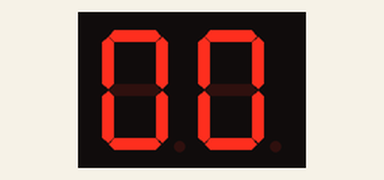
A sketch run on a simulated Arduino Mega 2560, built with avr-gcc and run on an emulated ATmega2560. On the bench: 2-digit seven-segment display. Wiring (inferred from the names in the program): 2-digit 7-segment display, segments lit when LOW: segments pin 30, pin 24, pin 25, pin 27, pin 26, pin 31, pin 28, pin 29; digit selects pin 32, pin 23. The segment pins are drawn as the display they are named for.

Above: at 0.1 s.
At 4.1 s:
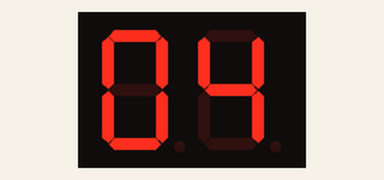
At 9.1 s:
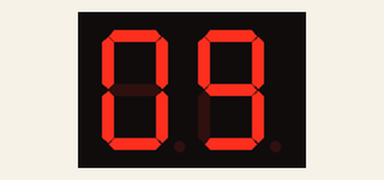
At 19.1 s:
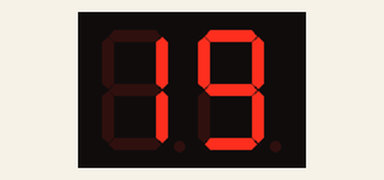
At 29.1 s:
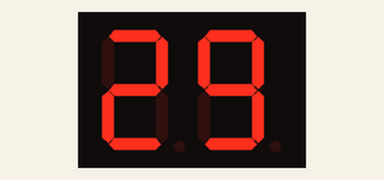
At 38.2 s:
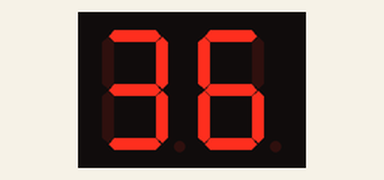

Measured:
- what the display in image 0 shows lasts 1.0 s, from 0.1 s to 1.1 s

The sketch:

fndControl.ino
```cpp
#define FND_HIGH 0
#define FND_LOW 1
#define FND_POWER_ON 1
#define FND_POWER_OFF 0

int g_FndPin[8]={30, 24, 25, 27, 26, 31, 28, 29};// a, b, c, d, e, f, g, dp
int g_Fnd[10][8]=
{
    {FND_HIGH, FND_HIGH, FND_HIGH, FND_HIGH, FND_HIGH, FND_HIGH, FND_LOW, FND_LOW},// 0
    {FND_LOW, FND_HIGH, FND_HIGH, FND_LOW, FND_LOW, FND_LOW, FND_LOW, FND_LOW},// 1
    {FND_HIGH, FND_HIGH, FND_LOW, FND_HIGH, FND_HIGH, FND_LOW, FND_HIGH, FND_LOW},// 2
    {FND_HIGH, FND_HIGH, FND_HIGH, FND_HIGH, FND_LOW, FND_LOW, FND_HIGH, FND_LOW},// 3
    {FND_LOW, FND_HIGH, FND_HIGH, FND_LOW, FND_LOW, FND_HIGH, FND_HIGH, FND_LOW},// 4,
    {FND_HIGH, FND_LOW, FND_HIGH, FND_HIGH, FND_LOW, FND_HIGH, FND_HIGH, FND_LOW},// 5
    {FND_HIGH, FND_LOW, FND_HIGH, FND_HIGH, FND_HIGH, FND_HIGH, FND_HIGH, FND_LOW},// 6
    {FND_HIGH, FND_HIGH, FND_HIGH, FND_LOW, FND_LOW, FND_HIGH, FND_LOW, FND_LOW},// 7
    {FND_HIGH, FND_LOW, FND_HIGH, FND_HIGH, FND_HIGH ,FND_HIGH, FND_HIGH, FND_LOW},// 8
    {FND_HIGH, FND_HIGH, FND_HIGH, FND_HIGH, FND_LOW, FND_HIGH, FND_HIGH, FND_LOW}// 9
};
 int g_i, g_Num=0;
int g_FndPower[2]={32, 23};

unsigned long g_Time, g_Digit_10Time=0, g_Digit_1Time=0, g_CountTime=0;

void setup() {

    for(g_i=0; g_i<8; g_i++)
    {
        pinMode(g_FndPin[g_i], OUTPUT);
    }

    for(g_i=0; g_i<2; g_i++)
    {
        pinMode(g_FndPower[g_i], OUTPUT);
    }

    Serial.begin(9600);
}

void loop() {
  // put your main code here, to run repeatedly:

    g_Time=millis();

    if(g_Num>=100)
    {
        g_Num=0;
    }

    DisplayFnd(g_Num, g_FndPower, g_Fnd, g_FndPin, g_Time, &g_Digit_10Time, &g_Digit_1Time);

   if( g_Time-g_CountTime>1000)
   {
      g_CountTime=g_Time;
      //Serial.println(g_Num);
      g_Num++;
   }
}
```

Fnd.ino
```cpp
void DisplayFnd(int Num, int *FndPower, int FndFont[][8], int FndPin[], unsigned long Time, unsigned long *Digit_10Time, unsigned long *Digit_1Time)
{
    int Digit_10, i;

    if(Num/10)
    {
        Digit_10=Num/10;
        Num-= (Digit_10*10);
    }

    if(Time - (*Digit_10Time)>=5)
    {
        *Digit_10Time=Time;

        digitalWrite(FndPower[0], FND_POWER_OFF);
        digitalWrite(FndPower[1], FND_POWER_OFF);

        /*10 Digit Display*/
        for(i=0; i<8; i++)
        {
            digitalWrite(FndPin[i], FndFont[Digit_10][i]);
        }

        digitalWrite(FndPower[0], FND_POWER_OFF);
        digitalWrite(FndPower[1], FND_POWER_ON);
    }

    else if( (*Digit_10Time) - (*Digit_1Time) >=10)
    {
        *Digit_1Time=*Digit_10Time;

        digitalWrite(FndPower[0], FND_POWER_OFF);
        digitalWrite(FndPower[1], FND_POWER_OFF);

        /*1 Digit Display*/
        for(i=0; i<8; i++)
        {
            digitalWrite(FndPin[i], FndFont[Num][i]);
        }
        digitalWrite(FndPower[0], FND_POWER_ON);
        digitalWrite(FndPower[1], FND_POWER_OFF);
    }
}
```
